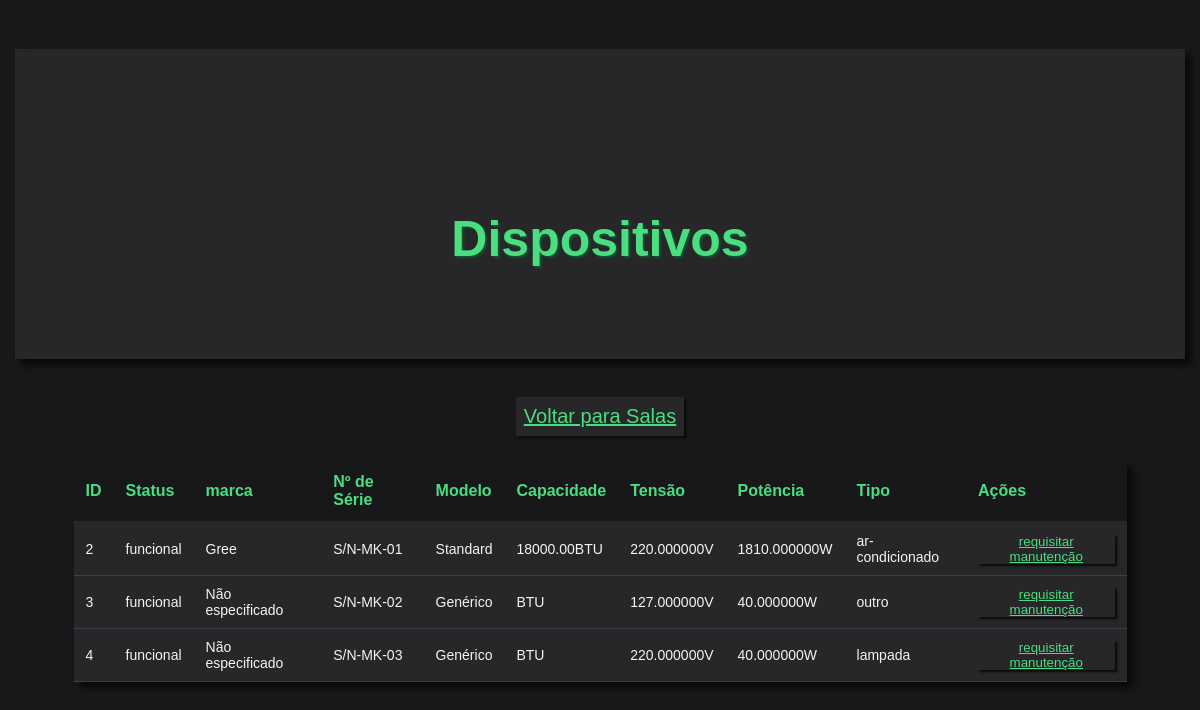
/dispositivos.php?cod_sala=2, run on the app's committed database.
### tables this page shows
CREATE TABLE Dispositivo(
    id_dispositivo INTEGER AUTO_INCREMENT PRIMARY KEY,
    status VARCHAR(13) CHECK(status IN ('funcional', 'em manutencao', 'defeituoso')), 
    marca VARCHAR(64),
    nr_serie VARCHAR(128) NOT NULL,
    modelo VARCHAR(256) NOT NULL,
    capacidade_btu DECIMAL(16, 2),
    tensao_v DECIMAL(16, 6) NOT NULL,
    potencia_w DECIMAL(16, 6) NOT NULL,
    tipo_dispositivo VARCHAR(16) CHECK(tipo_dispositivo IN ('ar-condicionado', 'tomada', 'televisao', 'lampada', 'outro'))
);

### dispositivos.php (the view, shortened to what this page needs)
<?php
    require_once 'conexao.php';
$cod_sala = $_GET['cod_sala'] ?? null;
if ($cod_sala !== null && $cod_sala !== '') {
    $sql = "SELECT Dispositivo.* FROM Dispositivo
            INNER JOIN Alocacao ON Dispositivo.id_dispositivo = Alocacao.id_dispositivo
            WHERE Alocacao.cod_sala = ?
            ORDER BY Dispositivo.id_dispositivo";
    $stmt = mysqli_prepare($conn, $sql);
    mysqli_stmt_bind_param($stmt, "i", $cod_sala);
    mysqli_stmt_execute($stmt);
    $resultado = mysqli_stmt_get_result($stmt);
} else {
    $sql = "SELECT * FROM Dispositivo ORDER BY id_dispositivo";
    $resultado = mysqli_query($conn, $sql);
}
$disps = mysqli_fetch_all($resultado, MYSQLI_ASSOC);
?>
<!DOCTYPE html>
<html lang="pt">
<head>
    <link rel="stylesheet" href="style.css">
</head>
<body>
    <h1>Dispositivos</h1>
    <p>
        <a href="mapa.php">Voltar para Salas</a>
    </p>
    <table>
        <tr>
            <th>ID</th>
            <th>Status</th>
            <th>marca</th>
            <th>Nº de Série</th>
            <th>Modelo</th>
            <th>Capacidade</th>
            <th>Tensão</th>
            <th>Potência</th>
            <th>Tipo</th>
            <th>Ações</th>
        </tr>
        <?php foreach ($disps as $disp): ?>
            <tr>
                <td><?= htmlspecialchars($disp['id_dispositivo']) ?></td>
                <td><?= htmlspecialchars($disp['status']) ?></td>
                <td><?= htmlspecialchars($disp['marca']) ?></td>
                <td><?= htmlspecialchars($disp['nr_serie']) ?></td>
                <td><?= htmlspecialchars($disp['modelo']) ?></td>
                <td><?= htmlspecialchars($disp['capacidade_btu']) ?>BTU</td>
                <td><?= htmlspecialchars($disp['tensao_v']) ?>V</td>
                <td><?= htmlspecialchars($disp['potencia_w']) ?>W</td>
                <td><?= htmlspecialchars($disp['tipo_dispositivo']) ?></td>
                <td>
                    <a href="requisitar_manutencao.php?id_dispositivo=<?= htmlspecialchars($disp['id_dispositivo']) ?>"><button>requisitar manutenção</button></a>
                </td>
            </tr>
        <?php endforeach; ?>
    </table>
</body>
</html>

### style.css (style rules this page uses)
body { display: flex; background-color: rgb(24, 24, 27); margin: 0px; height: 100vh; flex-direction: column; justify-content: flex-start; align-items: center; }
h1 { background-color: rgb(39, 39, 42); height:240px; width: 100%; padding: 0px; padding-top: 70px; display: flex; justify-content: center; align-items: center; text-align: center; top: -330px; font-size: 50px; color: rgb(74, 222, 128); font-family: sans-serif; text-shadow: 2px 2px 2px rgb(20, 83, 45); box-shadow: 6px 6px 6px rgb(9, 9, 11); }
button { display: flex; justify-content: center; align-items: center; height: 30px; width: 100%; background-color: rgb(39, 39, 42); box-shadow: 2px 2px 2px rgb(9, 9, 11); border: transparent; color: rgb(74, 222, 128); cursor: pointer; }
p { color: rgb(244, 244, 245); font-size: 20px; top: 30px; background-color: rgb(39, 39, 42); box-shadow: 2px 2px 2px rgb(9, 9, 11); padding: 8px; margin: 5px; }
a { color: rgb(74, 222, 128); }
p { color:#4ade80; display: flex; justify-content: center; align-items: center; }
table { width: 90%; max-width: 1200px; border-collapse: collapse; background-color: rgb(39, 39, 42); box-shadow: 6px 6px 6px rgb(9, 9, 11); font-family: sans-serif; margin-top: 20px; }
tr { height: 50px; }
th { background-color: rgb(24, 24, 27); color: rgb(74, 222, 128); padding: 12px; text-align: left; border-bottom: 2px solid rgb(39, 39, 42); font-size: 16px; }
td { padding: 10px 12px; color: rgb(244, 244, 245); border-bottom: 1px solid rgb(63, 63, 70); font-size: 14px; }

### dispositivos.php (style rules this page uses)
body { font-family: sans-serif; margin: 0; padding: 15px; background: #f5f5f5; }

### data on the page
dispositivo: id_dispositivo "2", status "funcional", marca "Gree", nr_serie "S/N-MK-01", modelo "Standard", capacidade_btu "18000.00", tensao_v "220.000000", potencia_w "1810.000000", tipo_dispositivo "ar-condicionado"
dispositivo: id_dispositivo "3", status "funcional", marca "Não especificado", nr_serie "S/N-MK-02", modelo "Genérico", tensao_v "127.000000", potencia_w "40.000000", tipo_dispositivo "outro"
dispositivo: id_dispositivo "4", status "funcional", marca "Não especificado", nr_serie "S/N-MK-03", modelo "Genérico", tensao_v "220.000000", potencia_w "40.000000", tipo_dispositivo "lampada"
